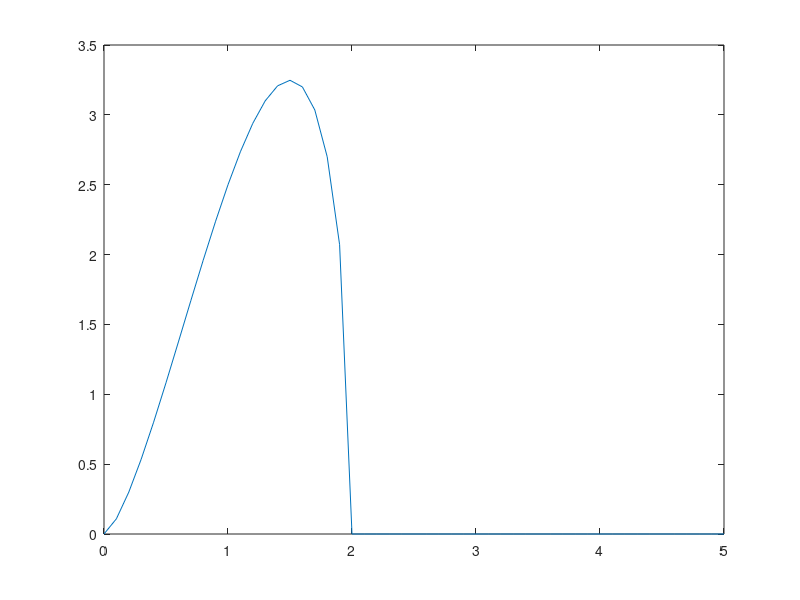

This chart was generated by the following MATLAB code: (Note: this script raises an error after producing the figure.)
clc;
clear;
a=1;
b=0.7;
% x = [0:0.01:2];



% for i = 1:length(x);
% y(i) = b*sqrt(1-(x(i)/a-1)^2)*x(i)/a;
% end

% r=

% for i =1:length(x)
% r(i) = sqrt(x(i)^2+y(i)^2);
% th(i) = atan(y(i)/x(i));
% end
% for i=1:length(x)
% r(i+length(x)) = sqrt(x(i)^2+y(i)^2);
% th(i+length(x)) = -atan(y(i)/x(i));
% end



a = 1;
b = 5/2;

f=@(x) (b*((x)/a).*sqrt(1-(x-a).^2/a^2))

plot(0:0.1:5,f(0:0.1:5))
stop
th = [-pi/2:0.01:pi/2];
polarplot(th,f(cos(th)));

stop



t = linspace(0,2*pi,100)

for i =1:length(t)
x(i) = a*(1+sin(t(i)));
sin=(x-a)/a
y(i) = b*sqrt(1-((x-a)/a)^2)*(1+(x-a)/a);
end


a = 1;
b = 5/2;

t = linspace(0,2*pi,100)

for i =1:length(t)
x(i) = a*(1+sin(t(i)));
y(i) = b*cos(t(i))*(1+sin(t(i)));
end
